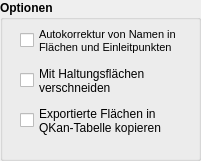
  <widget class="QGroupBox" name="groupBox_5">
   <property name="geometry">
    <rect>
     <x>270</x>
     <y>400</y>
     <width>201</width>
     <height>161</height>
    </rect>
   </property>
   <property name="font">
    <font>
     <pointsize>9</pointsize>
     <weight>75</weight>
     <bold>true</bold>
    </font>
   </property>
   <property name="title">
    <string>Optionen</string>
   </property>
   <widget class="QCheckBox" name="cb_autokorrektur">
    <property name="geometry">
     <rect>
      <x>20</x>
      <y>20</y>
      <width>181</width>
      <height>41</height>
     </rect>
    </property>
    <property name="font">
     <font>
      <pointsize>8</pointsize>
      <weight>50</weight>
      <bold>false</bold>
     </font>
    </property>
    <property name="toolTip">
     <string>&lt;html&gt;&lt;head/&gt;&lt;body&gt;&lt;p&gt;1. Falls in den Tabellen &amp;quot;flaechen&amp;quot; und &amp;quot;einleitsw&amp;quot; leere oder doppelte Namen (flnam bzw. elnam) vorkommen, werden diese mit &amp;quot;f_nnnn&amp;quot; bzw. &amp;quot;e_nnnn&amp;quot; überschrieben. &lt;/p&gt;&lt;/body&gt;&lt;/html&gt;</string>
    </property>
    <property name="statusTip">
     <string>Automatische Korrektur von Namensfehlern in den Tabellen &quot;flaechen&quot; und &quot;einleitsw&quot;</string>
    </property>
    <property name="layoutDirection">
     <enum>Qt::LeftToRight</enum>
    </property>
    <property name="text">
     <string>Autokorrektur von Namen in 
Flächen und Einleitpunkten</string>
    </property>
   </widget>
   <widget class="QCheckBox" name="cb_regardTezg">
    <property name="geometry">
     <rect>
      <x>20</x>
      <y>60</y>
      <width>181</width>
      <height>41</height>
     </rect>
    </property>
    <property name="font">
     <font>
      <family>Tahoma</family>
      <weight>50</weight>
      <bold>false</bold>
     </font>
    </property>
    <property name="toolTip">
     <string>&lt;html&gt;&lt;head/&gt;&lt;body&gt;&lt;p&gt;Flächenbilanzierung erfolgt nach Verschneidung der Flächen mit den Haltungsflächen (tezg).&lt;/p&gt;&lt;/body&gt;&lt;/html&gt;</string>
    </property>
    <property name="statusTip">
     <string>Flächenbilanzierung erfolgt nach Verschneidung der Flächen mit den Haltungsflächen (tezg).</string>
    </property>
    <property name="layoutDirection">
     <enum>Qt::LeftToRight</enum>
    </property>
    <property name="text">
     <string>Mit Haltungsflächen
verschneiden</string>
    </property>
   </widget>
   <widget class="QCheckBox" name="cb_copyFlaechenHE8">
    <property name="geometry">
     <rect>
      <x>20</x>
      <y>100</y>
      <width>181</width>
      <height>41</height>
     </rect>
    </property>
    <property name="font">
     <font>
      <family>Tahoma</family>
      <weight>50</weight>
      <bold>false</bold>
     </font>
    </property>
    <property name="toolTip">
     <string>&lt;html&gt;&lt;head/&gt;&lt;body&gt;&lt;p&gt;Zu exportierende Flächen zusätzlich in QKan-Datenbank in Tabelle &amp;quot;flaechen_he8&amp;quot; schreiben&lt;/p&gt;&lt;/body&gt;&lt;/html&gt;</string>
    </property>
    <property name="statusTip">
     <string>Zu exportierende Flächen zusätzlich in QKan-Datenbank in Tabelle &quot;flaechen_he8&quot; schreiben</string>
    </property>
    <property name="layoutDirection">
     <enum>Qt::LeftToRight</enum>
    </property>
    <property name="text">
     <string>Exportierte Flächen in
QKan-Tabelle kopieren</string>
    </property>
   </widget>
  </widget>
